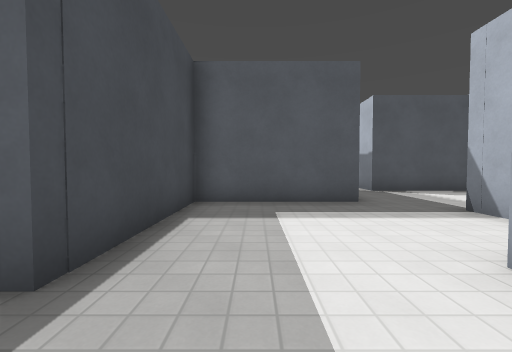
view 1 (above)

24 first-person views from a walk through a level from a Godot 3-D game. The camera is 1.2 m above the floor, tilts 2° down and sees 90° across. The floor is counted in squares, 1.51 m on a side. Each view is taken from the middle of a square. On the plan, view 1 faces up. The plan holds only what a view shows up to about 10 squares ahead; the rest is blank. The place goes on beyond the plan. Surface patterns are stand-ins for the level's own textures.

view 2
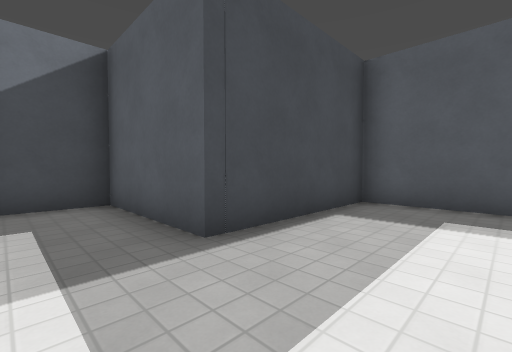

view 3
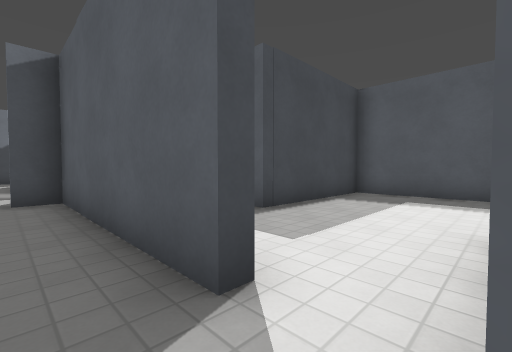

view 4
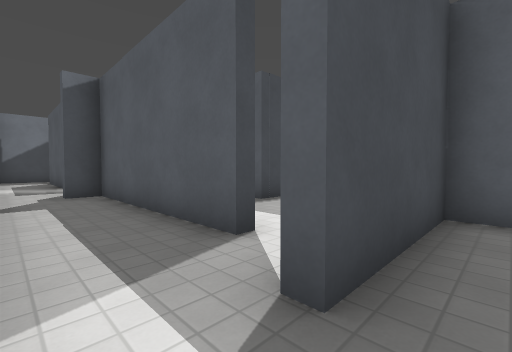

view 5
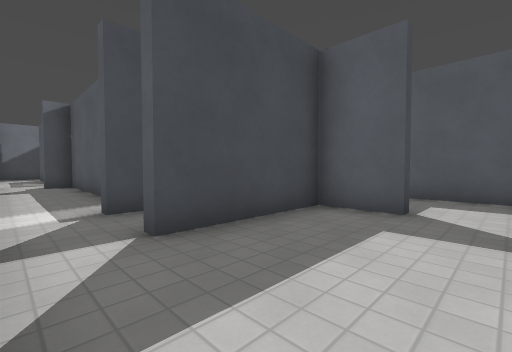

view 6
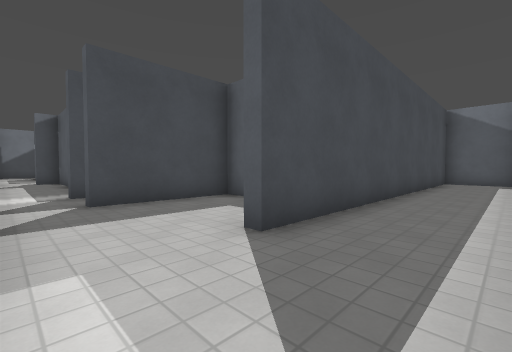

view 7
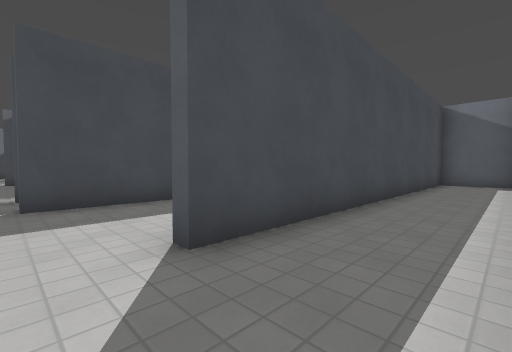

view 8
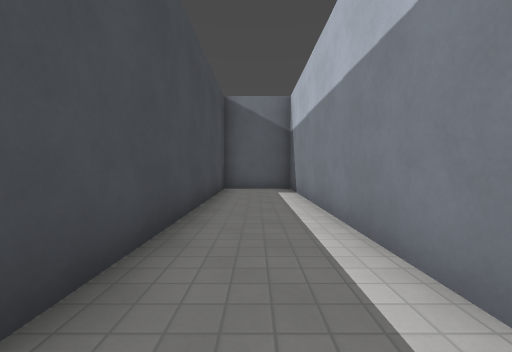

view 9
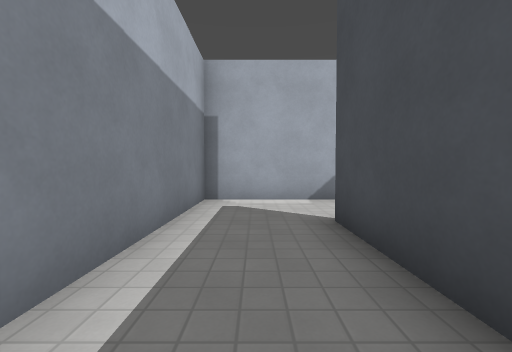

view 10
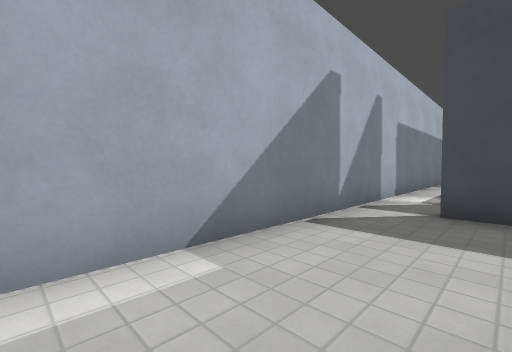

view 11
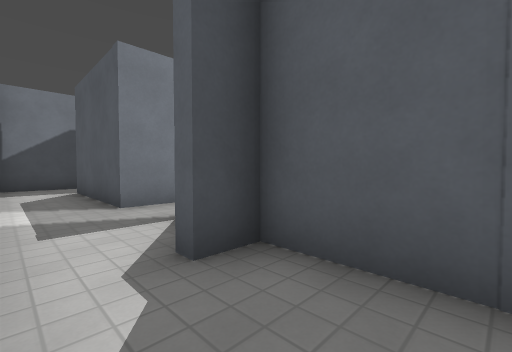

view 12
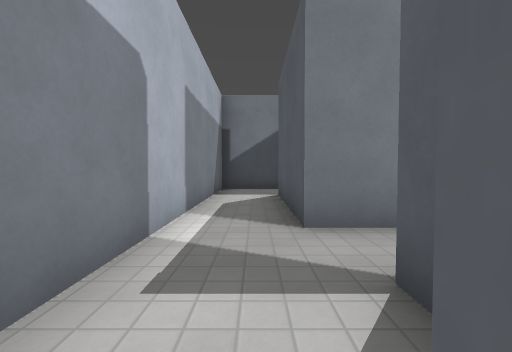

view 13
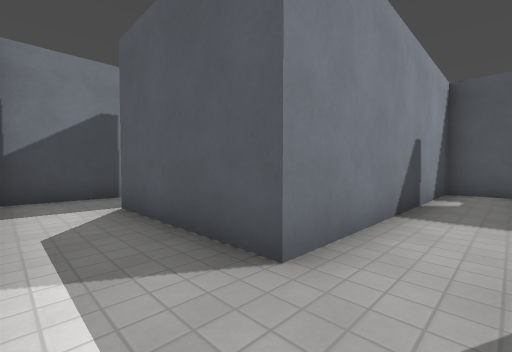

view 14
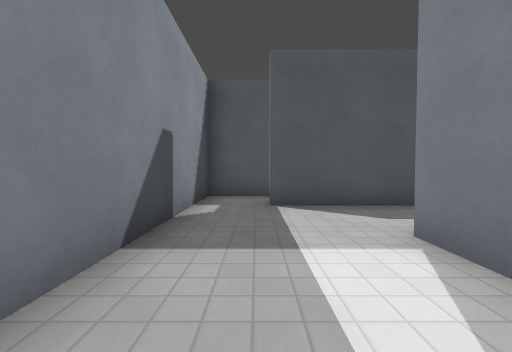

view 15
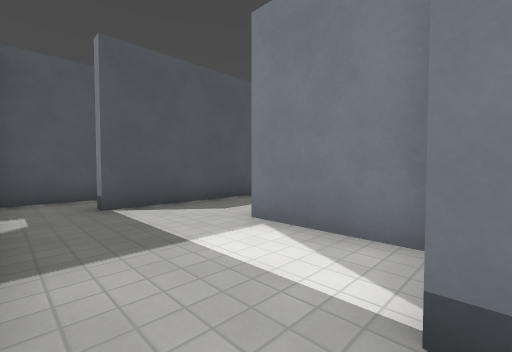

view 16
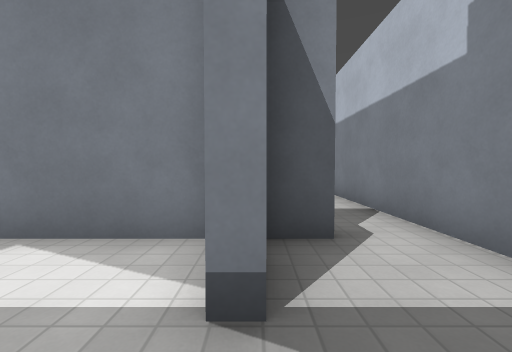

view 17
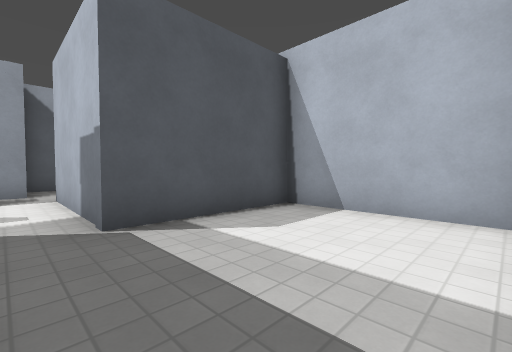

view 18
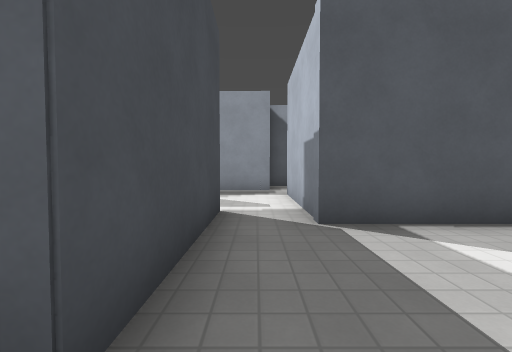

view 19
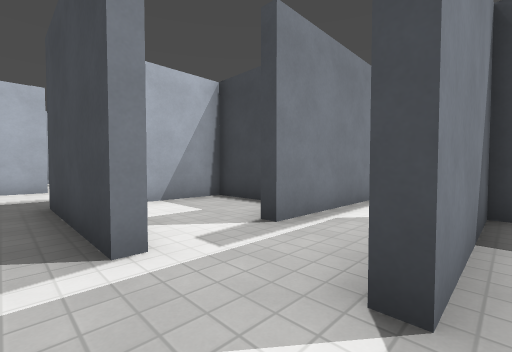

view 20
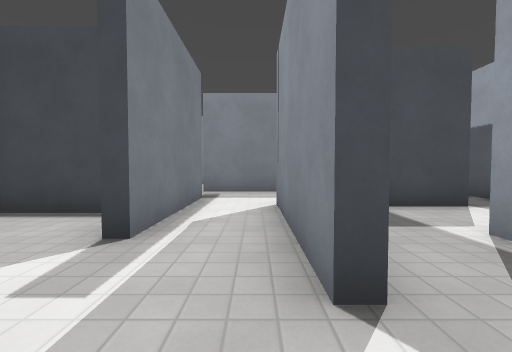

view 21
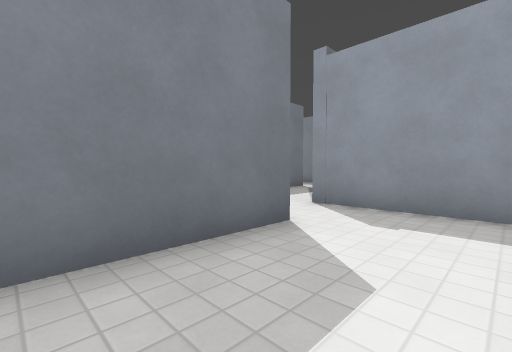

view 22
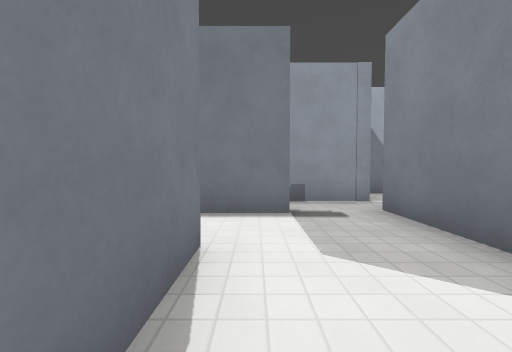

view 23
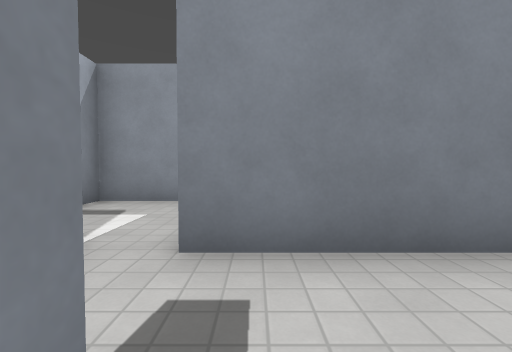

view 24
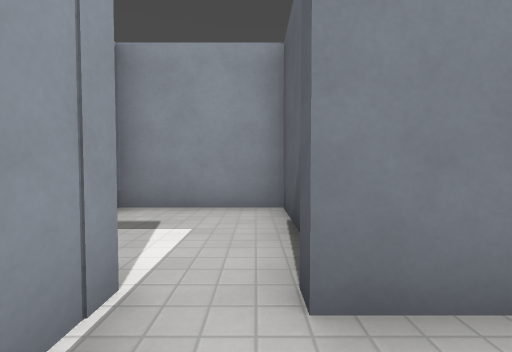

### Floor plan
Ten units are one square. View 1 is at (0, 0); x grows to the right and y downward. Boxes are objects, and circles mark ways between rooms. Rooms are numbered by the first view taken in them; rooms with no view inside come last. Other rooms are left out.
<svg viewBox="-147 -159 255 196">
<path fill="none" stroke="#000" d="M-14 -26 -14 -16 -49 -16 -49 1M42 19 38 19M15 32 46 32M31 -16 24 -16 24 19 19 19M71 -42 51 -42M59 -16 42 -16 42 19M46 32 103 32 103 -114 78 -114 78 8M-62 11 -67 11 -67 6M-52 19 -52 11M-83 4 -83 14 -124 14M-142 8 -142 32 15 32M8 11 -49 11 -49 19M39 -38 39 -48M75 -49 75 -85 39 -85 39 -95M24 -96 24 -58 -14 -58 -14 -26M19 -20 31 -20M16 -118 16 -114M35 -137 16 -137M39 -105 39 -125M-36 -96 2 -96M-53 -131 -53 -93M-29 -150 -62 -150M16 -114 -24 -114 -24 -135M39 -95 39 -105M-62 -60 -83 -60 -83 4M-29 -42 -67 -42 -67 -46M-52 5 -52 -20M-58 -81 -38 -81M-70 -95 -90 -95 -90 -63M-69 -63 -64 -63M-53 -93 -58 -93M16 -137 -1 -137M-21 -118 16 -118M-21 -154 -21 -136M-14 -84 -14 -61 7 -61"/>
<circle cx="10" cy="10" r="3" fill="#2a7"/>
<circle cx="5" cy="-20" r="3" fill="#2a7"/>
<circle cx="40" cy="25" r="3" fill="#2a7"/>
<circle cx="20" cy="25" r="3" fill="#2a7"/>
<circle cx="-70" cy="10" r="3" fill="#2a7"/>
<circle cx="30" cy="-90" r="3" fill="#2a7"/>
<circle cx="25" cy="-110" r="3" fill="#2a7"/>
<circle cx="5" cy="-125" r="3" fill="#2a7"/>
<circle cx="-50" cy="-90" r="3" fill="#2a7"/>
<circle cx="10" cy="-90" r="3" fill="#2a7"/>
<text x="-10" y="-10">1</text>
<text x="30" y="20">2</text>
<text x="90" y="-20">3</text>
<text x="-70" y="20">4</text>
<text x="40" y="-60">5</text>
<text x="20" y="-120">6</text>
<text x="-30" y="-120">7</text>
<text x="-60" y="-30">8</text>
<text x="-70" y="-80">9</text>
<text x="0" y="-130">10</text>
<text x="0" y="-80">11</text>
</svg>
Room 1 opens to room 4. Room 1 opens to room 5. Room 2 opens to room 3. Room 2 opens to room 4. Room 4 opens to room 8. Room 5 opens to room 7. Room 6 opens to room 7. Room 6 opens to room 10. Room 7 opens to room 9. Room 7 opens to room 11.

Where each view was taken, in squares from view 1:
view 1: 0 up, 0 right, facing up
view 2: 0 up, 1 right, facing up-left
view 3: 2 down, 2 right, facing up-left
view 4: 3 down, 3 right, facing up-left
view 5: 3 down, 7 right, facing up-left
view 6: 3 down, 10 right, facing up-left
view 7: 2 down, 10 right, facing up-left
view 8: 2 up, 9 right, facing up
view 9: 3 up, 9 right, facing down
view 10: 1 down, 9 right, facing down-left
view 11: 3 down, 3 left, facing up-left
view 12: 2 down, 5 left, facing left
view 13: 3 down, 7 left, facing up-left
view 14: 1 down, 7 left, facing up
view 15: 1 down, 8 left, facing up-right
view 16: 1 down, 8 left, facing right
view 17: 5 up, 3 right, facing up-right
view 18: 5 up, 3 right, facing up
view 19: 12 up, 3 right, facing down-left
view 20: 11 up, 3 right, facing left
view 21: 10 up, 3 left, facing up-left
view 22: 14 up, 3 left, facing down
view 23: 10 up, 3 left, facing left
view 24: 9 up, 4 left, facing left
